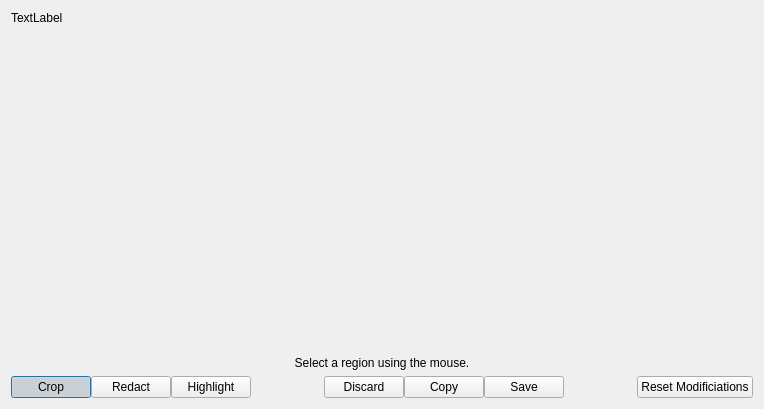
<?xml version="1.0" encoding="UTF-8"?>
<ui version="4.0">
 <class>screenshotWindow</class>
 <widget class="QDialog" name="screenshotWindow">
  <property name="geometry">
   <rect>
    <x>0</x>
    <y>0</y>
    <width>764</width>
    <height>409</height>
   </rect>
  </property>
  <property name="windowTitle">
   <string notr="true">Dialog</string>
  </property>
  <layout class="QVBoxLayout" name="verticalLayout">
   <item>
    <widget class="QLabel" name="label">
     <property name="cursor">
      <cursorShape>CrossCursor</cursorShape>
     </property>
     <property name="text">
      <string notr="true">TextLabel</string>
     </property>
     <property name="scaledContents">
      <bool>true</bool>
     </property>
    </widget>
   </item>
   <item>
    <spacer name="verticalSpacer">
     <property name="orientation">
      <enum>Qt::Vertical</enum>
     </property>
     <property name="sizeHint" stdset="0">
      <size>
       <width>20</width>
       <height>40</height>
      </size>
     </property>
    </spacer>
   </item>
   <item>
    <widget class="QLabel" name="descriptionLabel">
     <property name="text">
      <string>Select a region using the mouse.</string>
     </property>
     <property name="alignment">
      <set>Qt::AlignCenter</set>
     </property>
    </widget>
   </item>
   <item>
    <widget class="QFrame" name="buttonFrame">
     <layout class="QHBoxLayout" name="horizontalLayout">
      <property name="spacing">
       <number>0</number>
      </property>
      <property name="leftMargin">
       <number>0</number>
      </property>
      <property name="topMargin">
       <number>0</number>
      </property>
      <property name="rightMargin">
       <number>0</number>
      </property>
      <property name="bottomMargin">
       <number>0</number>
      </property>
      <item>
       <widget class="QPushButton" name="regionSelectButton">
        <property name="sizePolicy">
         <sizepolicy hsizetype="Minimum" vsizetype="Fixed">
          <horstretch>1</horstretch>
          <verstretch>0</verstretch>
         </sizepolicy>
        </property>
        <property name="text">
         <string>Crop</string>
        </property>
        <property name="icon">
         <iconset theme="edit-select-all">
          <normaloff>.</normaloff>.</iconset>
        </property>
        <property name="checkable">
         <bool>true</bool>
        </property>
        <property name="checked">
         <bool>true</bool>
        </property>
        <property name="autoExclusive">
         <bool>true</bool>
        </property>
       </widget>
      </item>
      <item>
       <widget class="QPushButton" name="blankerButton">
        <property name="sizePolicy">
         <sizepolicy hsizetype="Minimum" vsizetype="Fixed">
          <horstretch>1</horstretch>
          <verstretch>0</verstretch>
         </sizepolicy>
        </property>
        <property name="text">
         <string>Redact</string>
        </property>
        <property name="icon">
         <iconset theme="visibility">
          <normaloff>.</normaloff>.</iconset>
        </property>
        <property name="checkable">
         <bool>true</bool>
        </property>
        <property name="autoExclusive">
         <bool>true</bool>
        </property>
       </widget>
      </item>
      <item>
       <widget class="QPushButton" name="highlightButton">
        <property name="sizePolicy">
         <sizepolicy hsizetype="Minimum" vsizetype="Fixed">
          <horstretch>1</horstretch>
          <verstretch>0</verstretch>
         </sizepolicy>
        </property>
        <property name="text">
         <string>Highlight</string>
        </property>
        <property name="icon">
         <iconset theme="draw-brush"/>
        </property>
        <property name="checkable">
         <bool>true</bool>
        </property>
        <property name="autoExclusive">
         <bool>true</bool>
        </property>
       </widget>
      </item>
      <item>
       <widget class="QWidget" name="widget" native="true">
        <property name="sizePolicy">
         <sizepolicy hsizetype="Expanding" vsizetype="Preferred">
          <horstretch>2</horstretch>
          <verstretch>0</verstretch>
         </sizepolicy>
        </property>
       </widget>
      </item>
      <item>
       <widget class="QPushButton" name="discardButton">
        <property name="sizePolicy">
         <sizepolicy hsizetype="Minimum" vsizetype="Fixed">
          <horstretch>1</horstretch>
          <verstretch>0</verstretch>
         </sizepolicy>
        </property>
        <property name="text">
         <string>Discard</string>
        </property>
        <property name="icon">
         <iconset theme="dialog-cancel">
          <normaloff>.</normaloff>.</iconset>
        </property>
       </widget>
      </item>
      <item>
       <widget class="QPushButton" name="copyButton">
        <property name="sizePolicy">
         <sizepolicy hsizetype="Minimum" vsizetype="Fixed">
          <horstretch>1</horstretch>
          <verstretch>0</verstretch>
         </sizepolicy>
        </property>
        <property name="text">
         <string>Copy</string>
        </property>
        <property name="icon">
         <iconset theme="edit-copy">
          <normaloff>.</normaloff>.</iconset>
        </property>
       </widget>
      </item>
      <item>
       <widget class="QPushButton" name="saveButton">
        <property name="sizePolicy">
         <sizepolicy hsizetype="Minimum" vsizetype="Fixed">
          <horstretch>1</horstretch>
          <verstretch>0</verstretch>
         </sizepolicy>
        </property>
        <property name="text">
         <string>Save</string>
        </property>
        <property name="icon">
         <iconset theme="document-save">
          <normaloff>.</normaloff>.</iconset>
        </property>
       </widget>
      </item>
      <item>
       <widget class="QWidget" name="widget_2" native="true">
        <property name="sizePolicy">
         <sizepolicy hsizetype="Expanding" vsizetype="Preferred">
          <horstretch>2</horstretch>
          <verstretch>0</verstretch>
         </sizepolicy>
        </property>
       </widget>
      </item>
      <item>
       <widget class="QPushButton" name="resetButton">
        <property name="sizePolicy">
         <sizepolicy hsizetype="Minimum" vsizetype="Fixed">
          <horstretch>3</horstretch>
          <verstretch>0</verstretch>
         </sizepolicy>
        </property>
        <property name="text">
         <string>Reset Modificiations</string>
        </property>
        <property name="icon">
         <iconset theme="view-refresh">
          <normaloff>.</normaloff>.</iconset>
        </property>
       </widget>
      </item>
     </layout>
    </widget>
   </item>
  </layout>
 </widget>
 <resources/>
 <connections/>
</ui>
